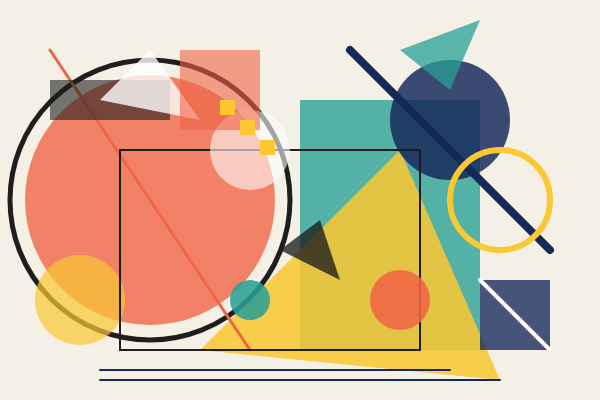
Frame 1 (no input)
Frame 60 (no input): identical to frame 1, image omitted
Frame 120 (the mouse pressed at the canvas centre since frame 60): identical to frame 1, image omitted

The p5.js sketch that drew this single still picture (run headless with seeded random() and noise() and a simulated clock; from frame 60 on, the mouse is pressed at the canvas centre):

// p5.js sketch
// ── sketch.js
function setup() {
  createCanvas(600, 400);
}

function draw() {
  background(245, 240, 230);

  noStroke();
  fill(240, 100, 70, 200);
  ellipse(150, 200, 250, 250);

  fill(40, 160, 150, 200);
  rect(300, 100, 180, 250);

  fill(250, 200, 50, 220);
  triangle(200, 350, 400, 150, 500, 380);

  fill(20, 40, 90, 210);
  ellipse(450, 120, 120, 120);

  stroke(30);
  strokeWeight(5);
  noFill();
  ellipse(150, 200, 280, 280);

  stroke(240, 100, 70);
  strokeWeight(3);
  line(50, 50, 250, 350);

  noStroke();
  fill(30, 30, 30, 150);
  rect(50, 80, 120, 40);

  fill(255, 255, 255, 200);
  triangle(100, 100, 150, 50, 200, 120);

  stroke(20, 40, 90);
  strokeWeight(8);
  line(350, 50, 550, 250);

  noStroke();
  fill(250, 200, 50, 180);
  ellipse(80, 300, 90, 90);

  fill(40, 160, 150, 190);
  triangle(400, 50, 480, 20, 450, 90);

  stroke(30);
  strokeWeight(2);
  noFill();
  rect(120, 150, 300, 200);

  noStroke();
  fill(240, 100, 70, 220);
  ellipse(400, 300, 60, 60);

  fill(20, 40, 90, 200);
  rect(480, 280, 70, 70);

  stroke(255);
  strokeWeight(4);
  line(480, 280, 550, 350);

  noStroke();
  fill(255, 255, 255, 150);
  ellipse(250, 150, 80, 80);

  fill(30, 30, 30, 200);
  triangle(280, 250, 320, 220, 340, 280);

  stroke(250, 200, 50);
  strokeWeight(6);
  noFill();
  ellipse(500, 200, 100, 100);

  noStroke();
  fill(240, 100, 70, 150);
  rect(180, 50, 80, 80);

  fill(40, 160, 150, 220);
  ellipse(250, 300, 40, 40);

  stroke(20, 40, 90);
  strokeWeight(2);
  line(100, 380, 500, 380);
  line(100, 370, 450, 370);

  noStroke();
  fill(255, 200, 50);
  rect(220, 100, 15, 15);
  rect(240, 120, 15, 15);
  rect(260, 140, 15, 15);
}
